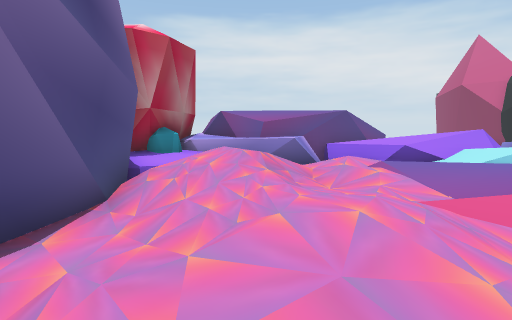
View 1 (above)

24 first-person views from a walk through a scene from a Unity 3-D project. The camera is 1.4 m above the floor, tilts 6° down and sees 80° across. The floor is counted in squares, 2 m on a side. Each view is taken from the middle of a square. On the plan, view 1 faces up. The plan holds only what a view shows up to about 10 squares ahead; the rest is blank. The place goes on beyond the plan. The player is left out.

View 2
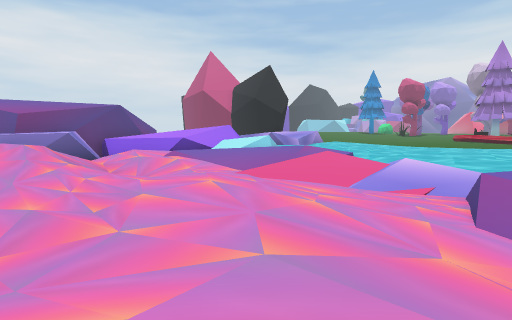

View 3
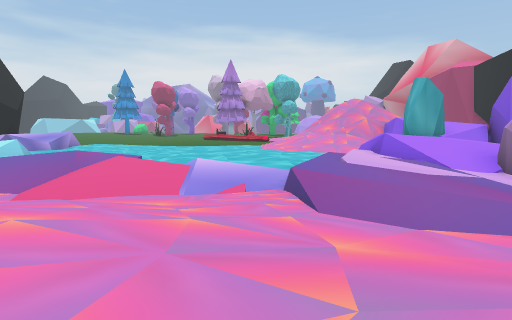

View 4
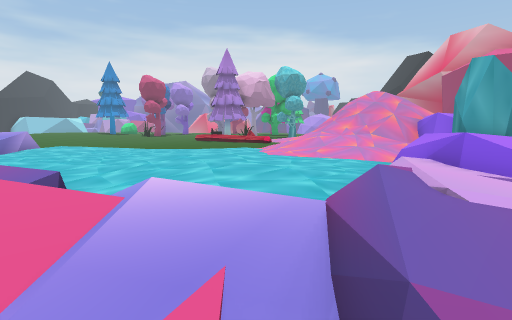

View 5
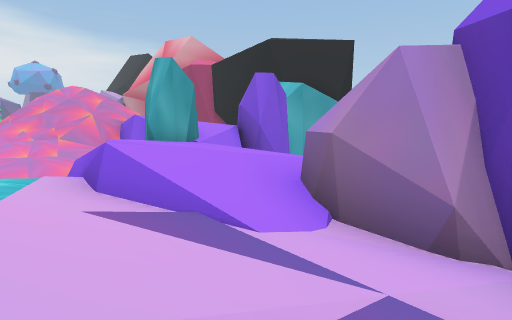

View 6
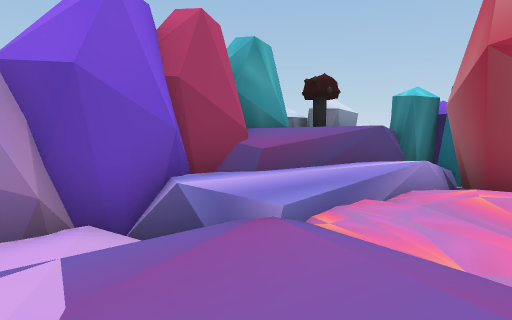

View 7
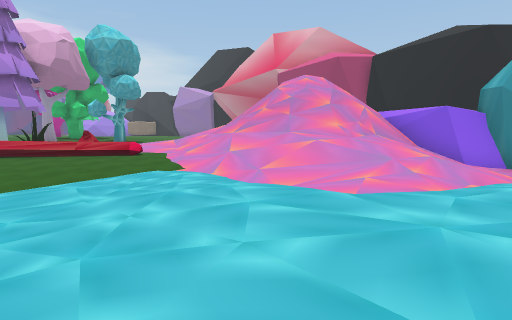

View 8
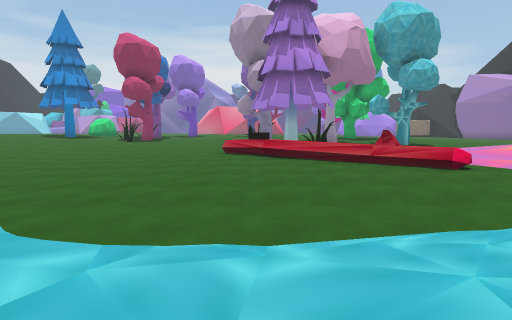

View 9
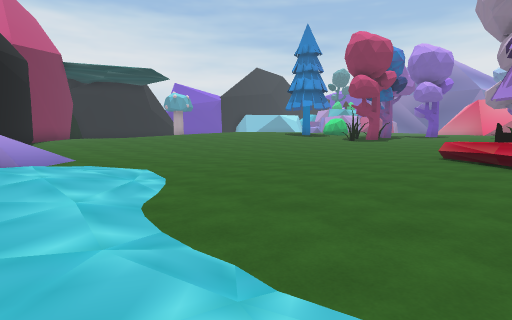

View 10
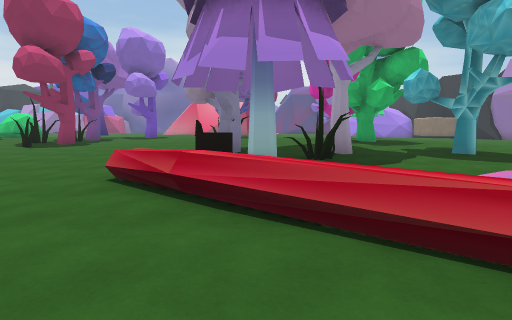

View 11
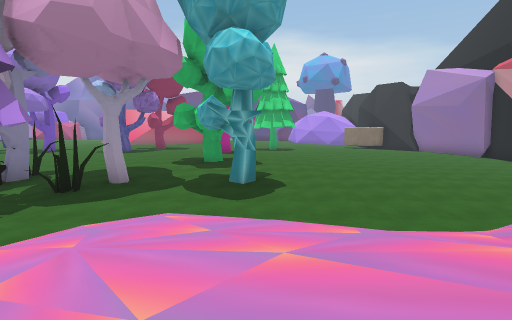

View 12
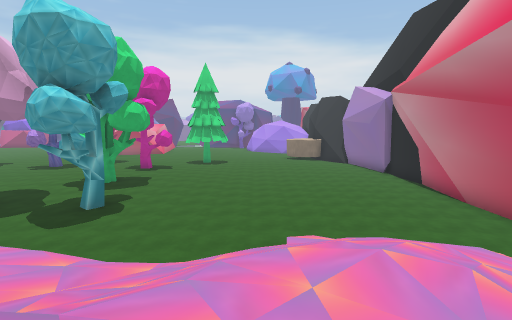

View 13
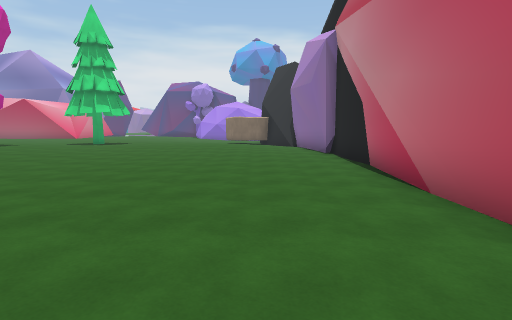

View 14
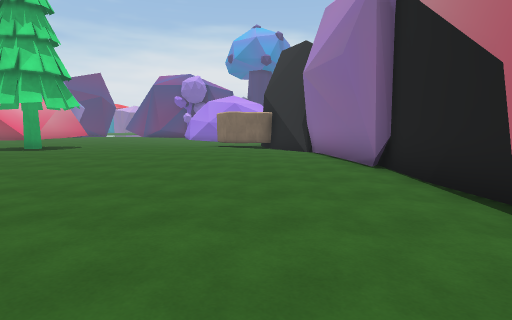

View 15
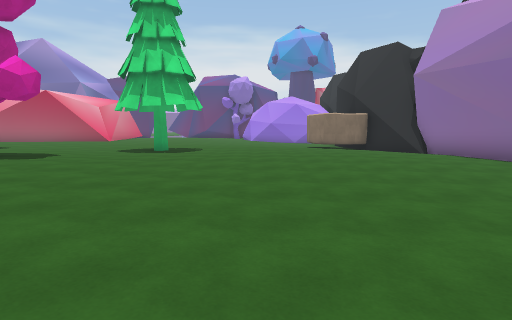

View 16
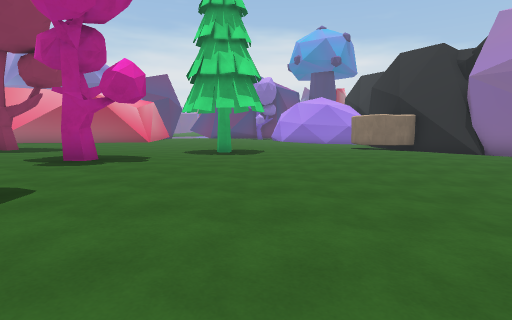

View 17
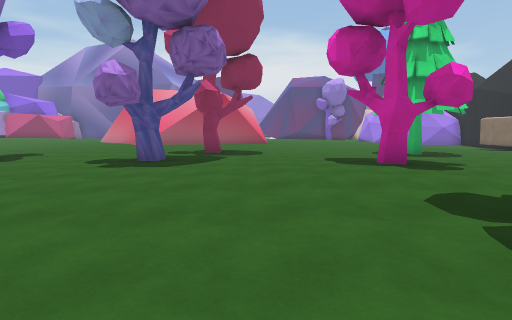

View 18
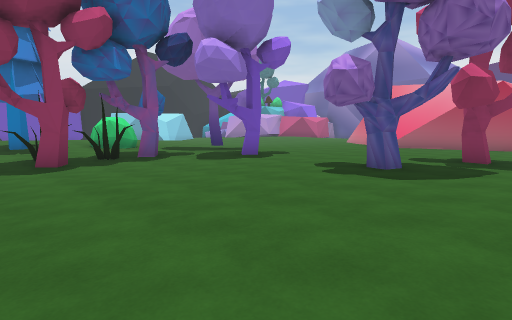

View 19
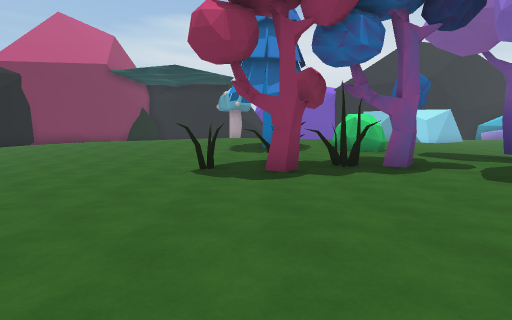

View 20
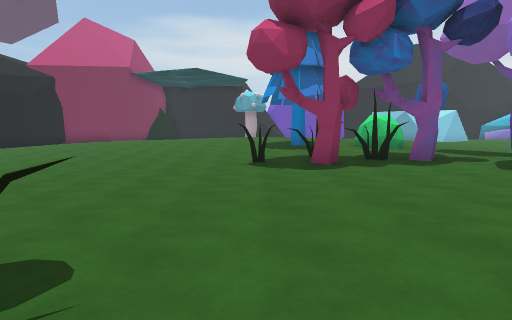

View 21
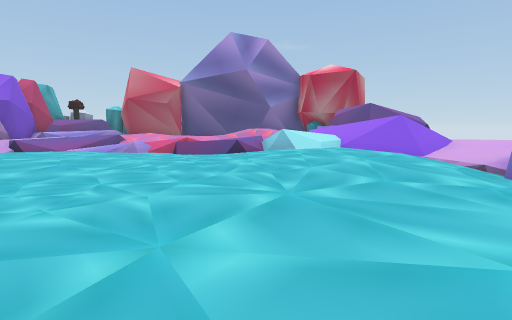

View 22
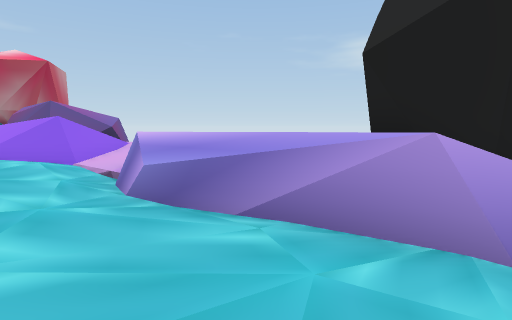

View 23
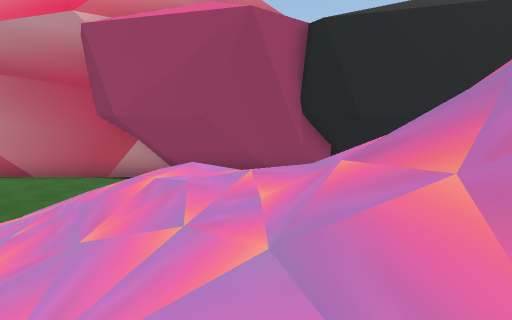

View 24
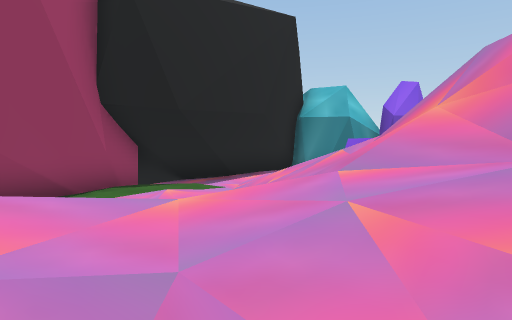

### Floor plan
Key: @ floor where view 1 was taken; # wall or solid block; x gap in a wall; . main floor; : floor 0.25 m higher than the main floor; - floor 0.25 m lower than the main floor; + floor 0.5 m higher than the main floor; _ floor 0.5 m lower than the main floor; * floor 0.75 m higher than the main floor; % floor 1 m higher than the main floor; / step, stairs or slope; = window, fence, low wall or low ledge; ^ raised ledge; v drop or lower ground; R rock; T tree; B bush; O other object.
Columns run from 4 left of view 1 to 36 right of it. Each row starts with its distance up from view 1.
 14                     --  ...:::+++     /.
 13                  ## ----.....::+T++B :..
 12          xv//    ## ------....::::::::..
 11        ##//x//=    =---_---.....:O::::T
 10  R^^#### //==/=====/---_----...OTTOT::
  9 ##/^^#/////=////-.../-_-----.......::::::
  8  :/  ///////........---------......::T:::
  7   ////// /==........---------.......:::::
  6  #////////=/.......---------......:::::::
  5  #///////++/.......-------=.....:::::::::
  4  #/////////-.......------^..O#O.:::::T:::
  3  #///+:///--.......----..^.T..O::::::::T:
  2   ///+.///=-.......---..^...O.::::++:::..
  1  RR////////-.....---...^.....T::+++::::..
  0  RR/@//+///.....//////..///...::::+:::...
 -1 RRR//.///+//--.///////////.....:T:::T:...
 -2  R##=:..:///=--///////////...T.::::::....
 -3   #####RR+x=#==/////// ///.....:::::....T
 -4      #RRRR%%%%#-///// ////......::.......
 -5         R *%%RR###////////...............
 -6              v//    ///////..............
 -7               v/   /// ////..............
 -8              RRR= =/// ////..............
 -9              RR /  //   ///..............
-10                #/  //./  //..............
-11                ##././..   ......-.......-
-12                 ####-/######---------####
-13                    ####    ###########

Where each view was taken, in squares from view 1:
view 1: 0 up, 0 right, facing up
view 2: 0 up, 1 left, facing up-right
view 3: 1 up, 1 left, facing right
view 4: 1 up, 2 right, facing right
view 5: 1 down, 3 right, facing down-right
view 6: 0 up, 4 right, facing down-left
view 7: 4 up, 10 right, facing down-right
view 8: 4 up, 13 right, facing right
view 9: 3 up, 14 right, facing up-right
view 10: 3 up, 18 right, facing right
view 11: 2 down, 18 right, facing right
view 12: 6 down, 17 right, facing right
view 13: 10 down, 22 right, facing right
view 14: 10 down, 26 right, facing right
view 15: 6 down, 26 right, facing right
view 16: 4 down, 26 right, facing right
view 17: 2 up, 26 right, facing right
view 18: 2 up, 27 right, facing up-right
view 19: 4 up, 28 right, facing up
view 20: 3 up, 27 right, facing up
view 21: 6 up, 15 right, facing left
view 22: 8 up, 15 right, facing up-left
view 23: 3 down, 19 right, facing down
view 24: 5 down, 20 right, facing down-left
